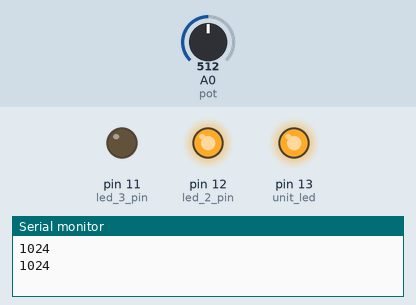
The sketch below on a simulated Arduino Uno, built with avr-gcc and run on an emulated ATmega328P. On the bench: output pins drawn as LEDs (lit = HIGH), the last lines printed to the serial monitor. Dashed ring = blinking. Inputs (shaded band) come from the test bench; at power-on: A0 (pot) = 512.

Above: at 2.8 s.
2.9 s: A0 (pot) set to 416
At 6.4 s:
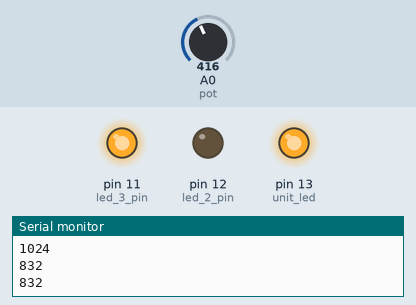
8.9 s: A0 (pot) set to 398
13.7 s: A0 (pot) set to 0
At 14.8 s:
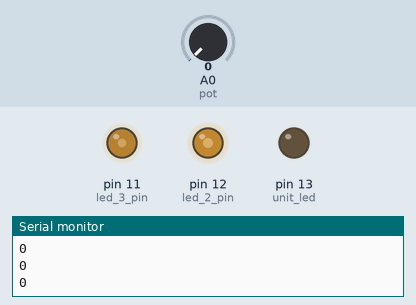
17.2 s: A0 (pot) set to 122
At 17.57 s:
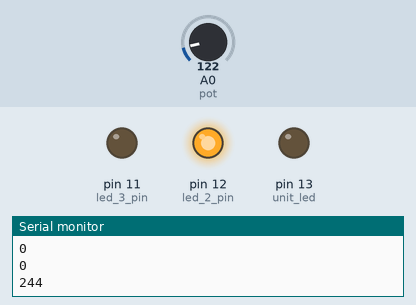
20.7 s: A0 (pot) set to 511
24.2 s: A0 (pot) set to 306
At 25.6 s:
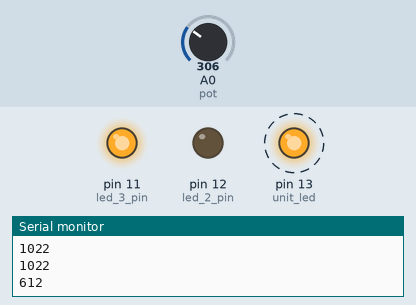
Timing chart, 0 to 28.7 s (numbered marks = the images above; inputs shaded):
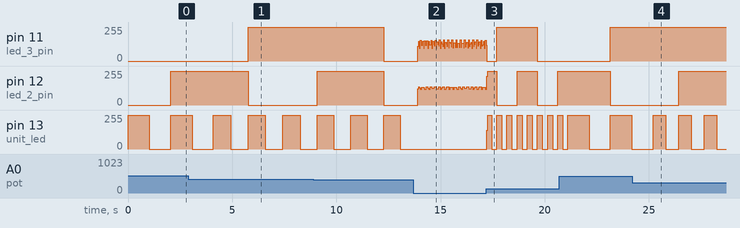

The sketch:

1b-more_leds.ino
```cpp
/*
  Terry Field, Student # 3721738
  COMP 444
  November 18th, 2024

  This sketch implements the coding challenges for Project 1B of the SparkFun Inventor's Kit
  guide.

  The first part of the challenge is to introduce a scaling factor to the analog input and the second
  part of the challenge is to add additional LEDs that blink at different rates.

*/

int potPosition;       // this variable will hold a value based on the position of the potentiometer
int loop_count;        // this variable holds the loop count
const int unit_led  = 13; // This LED turns on and off for every loop in the loop() function
const int led_2_pin = 12;
const int led_3_pin = 11;

const float scale_factor = 2.0;

bool led_2_on = false;
bool led_3_on = false;

void setup()
{
  Serial.begin(9600);       //start a serial connection with the computer

  pinMode(unit_led, OUTPUT);      //set pin 13 as an output that can be set to HIGH or LOW
  pinMode(led_2_pin, OUTPUT);
  pinMode(led_3_pin, OUTPUT);
}

void loop()
{
  //read the position of the pot
  potPosition = analogRead(A0) * scale_factor;  //set potPosition to a number between (0 and 1023)*scale_factor based on how far the knob is turned
  Serial.println(potPosition); //print the value of potPosition in the serial monitor on the computer

  loop_count++;
  digitalWrite(unit_led, HIGH); // Turn on the LED

  // LED 2 blinks at half the frequency of the "unit LED"
  if (loop_count % 2 == 0) {
    if (led_2_on) {
      digitalWrite(led_2_pin, LOW);
    } else {
      digitalWrite(led_2_pin, HIGH);
    }
    led_2_on = !led_2_on;
  }

  // LED 3 blinks at a quarter of the frequency of the "unit LED"
  if (loop_count % 4 == 0) {
    if (led_3_on) {
      digitalWrite(led_3_pin, LOW);
    } else {
      digitalWrite(led_3_pin, HIGH);
    }
    led_3_on = !led_3_on;
  }

  delay(potPosition); // delay for as many milliseconds as potPosition (0 to scale_factor*1023)

  digitalWrite(unit_led, LOW); // Turn off the LED
  delay(potPosition);          // delay for as many milliseconds as potPosition (0 to scale_factor*1023)
}
```

Measured:
- after the input at 2.9 s, pin 11 (led_3_pin): 0/255 → 255/255 after 2.9 s instead of 3.2 s; pin 12 (led_2_pin): 255/255 → 0/255 after 2.9 s instead of 3.2 s
- after the input at 13.7 s, pin 13 (unit_led): stops changing and stays 0/255
- after the input at 17.2 s, pin 13 (unit_led): 0/255 → 141/255 at once, then moves between 0/255 and 255/255, repeating every 0.98 s
- after the input at 24.2 s, pin 12 (led_2_pin): 0/255 → 255/255 after 2.2 s instead of 3.0 s; pin 13 (unit_led): alternates 255/255 for 0.61 s and 0/255 for 0.61 s, starting after 1.6 s
- by itself, pin 13 (unit_led): repeats every 1.7 s: 255/255 0.83 s, 0/255 0.83 s
